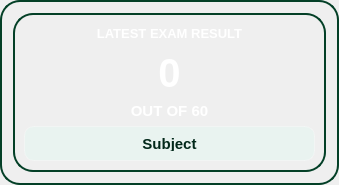
                    <widget class="QFrame" name="frame_41">
                     <property name="sizePolicy">
                      <sizepolicy hsizetype="Expanding" vsizetype="Fixed">
                       <horstretch>0</horstretch>
                       <verstretch>0</verstretch>
                      </sizepolicy>
                     </property>
                     <property name="minimumSize">
                      <size>
                       <width>250</width>
                       <height>120</height>
                      </size>
                     </property>
                     <property name="maximumSize">
                      <size>
                       <width>16777215</width>
                       <height>210</height>
                      </size>
                     </property>
                     <property name="styleSheet">
                      <string notr="true">QFrame {
    background: qlineargradient(
        spread:pad,
        x1:0, y1:0, x2:1, y2:1,
        stop:0 #055035,  /* Dark green */
        stop:1 #02281A   /* Even darker green */
    );
    
    border: 2px solid #044027; /* Slightly lighter green border */
    border-radius: 20px; /* Rounded corners */
}
</string>
                     </property>
                     <property name="frameShape">
                      <enum>QFrame::StyledPanel</enum>
                     </property>
                     <property name="frameShadow">
                      <enum>QFrame::Raised</enum>
                     </property>
                     <layout class="QGridLayout" name="gridLayout_16">
                      <item row="0" column="0">
                       <widget class="QFrame" name="frame_43">
                        <property name="sizePolicy">
                         <sizepolicy hsizetype="Preferred" vsizetype="Expanding">
                          <horstretch>0</horstretch>
                          <verstretch>0</verstretch>
                         </sizepolicy>
                        </property>
                        <property name="frameShape">
                         <enum>QFrame::StyledPanel</enum>
                        </property>
                        <property name="frameShadow">
                         <enum>QFrame::Raised</enum>
                        </property>
                        <layout class="QGridLayout" name="gridLayout_48">
                         <item row="0" column="0">
                          <layout class="QGridLayout" name="gridLayout_14">
                           <item row="0" column="2">
                            <spacer name="horizontalSpacer_7">
                             <property name="orientation">
                              <enum>Qt::Horizontal</enum>
                             </property>
                             <property name="sizeHint" stdset="0">
                              <size>
                               <width>40</width>
                               <height>20</height>
                              </size>
                             </property>
                            </spacer>
                           </item>
                           <item row="0" column="1">
                            <widget class="QLabel" name="label_59">
                             <property name="sizePolicy">
                              <sizepolicy hsizetype="Preferred" vsizetype="Fixed">
                               <horstretch>0</horstretch>
                               <verstretch>0</verstretch>
                              </sizepolicy>
                             </property>
                             <property name="minimumSize">
                              <size>
                               <width>211</width>
                               <height>0</height>
                              </size>
                             </property>
                             <property name="maximumSize">
                              <size>
                               <width>211</width>
                               <height>16777215</height>
                              </size>
                             </property>
                             <property name="styleSheet">
                              <string notr="true">QLabel {
    background: none;
    color: white; /* Darker shade of blue */
    font-size: 13px;
    font-weight: 900; /* Extra Bold */
    font-family: &quot;Poppins&quot;, &quot;Arial&quot;, &quot;Helvetica&quot;, sans-serif;
    border: none;
    text-align: center;
}</string>
                             </property>
                             <property name="text">
                              <string>LATEST EXAM RESULT</string>
                             </property>
                             <property name="alignment">
                              <set>Qt::AlignCenter</set>
                             </property>
                            </widget>
                           </item>
                           <item row="0" column="0">
                            <spacer name="horizontalSpacer_8">
                             <property name="orientation">
                              <enum>Qt::Horizontal</enum>
                             </property>
                             <property name="sizeHint" stdset="0">
                              <size>
                               <width>40</width>
                               <height>20</height>
                              </size>
                             </property>
                            </spacer>
                           </item>
                           <item row="1" column="1">
                            <layout class="QGridLayout" name="gridLayout_15">
                             <item row="1" column="0">
                              <widget class="QLabel" name="out_of">
                               <property name="sizePolicy">
                                <sizepolicy hsizetype="Preferred" vsizetype="Fixed">
                                 <horstretch>0</horstretch>
                                 <verstretch>0</verstretch>
                                </sizepolicy>
                               </property>
                               <property name="minimumSize">
                                <size>
                                 <width>211</width>
                                 <height>0</height>
                                </size>
                               </property>
                               <property name="maximumSize">
                                <size>
                                 <width>211</width>
                                 <height>16777215</height>
                                </size>
                               </property>
                               <property name="styleSheet">
                                <string notr="true">QLabel {
    background: none;
    color: white; /* Darker shade of blue */
    font-size: 15px;
    font-weight: 900; /* Extra Bold */
    font-family: &quot;Poppins&quot;, &quot;Arial&quot;, &quot;Helvetica&quot;, sans-serif;
    border: none;
    text-align: center;
}</string>
                               </property>
                               <property name="text">
                                <string>OUT OF 60</string>
                               </property>
                               <property name="alignment">
                                <set>Qt::AlignCenter</set>
                               </property>
                              </widget>
                             </item>
                             <item row="0" column="0">
                              <widget class="QLabel" name="latest_dashboard">
                               <property name="sizePolicy">
                                <sizepolicy hsizetype="Preferred" vsizetype="Fixed">
                                 <horstretch>0</horstretch>
                                 <verstretch>0</verstretch>
                                </sizepolicy>
                               </property>
                               <property name="minimumSize">
                                <size>
                                 <width>0</width>
                                 <height>0</height>
                                </size>
                               </property>
                               <property name="maximumSize">
                                <size>
                                 <width>211</width>
                                 <height>16777215</height>
                                </size>
                               </property>
                               <property name="styleSheet">
                                <string notr="true">QLabel {
    background: none;
    color: white; /* Darker shade of blue */
    font-size: 40px;
    font-weight: 900; /* Extra Bold */
    font-family: &quot;Poppins&quot;, &quot;Arial&quot;, &quot;Helvetica&quot;, sans-serif;
    border: none;
    text-align: center;
}</string>
                               </property>
                               <property name="text">
                                <string>0</string>
                               </property>
                               <property name="alignment">
                                <set>Qt::AlignCenter</set>
                               </property>
                              </widget>
                             </item>
                            </layout>
                           </item>
                          </layout>
                         </item>
                         <item row="1" column="0">
                          <widget class="QFrame" name="frame_64">
                           <property name="sizePolicy">
                            <sizepolicy hsizetype="Expanding" vsizetype="Fixed">
                             <horstretch>0</horstretch>
                             <verstretch>0</verstretch>
                            </sizepolicy>
                           </property>
                           <property name="minimumSize">
                            <size>
                             <width>100</width>
                             <height>30</height>
                            </size>
                           </property>
                           <property name="styleSheet">
                            <string notr="true">QFrame {
    background-color: #E9F3F0;
    border: 1px solid rgba(255, 255, 255, 0.3); /* Subtle border */
    border-radius: 10px;
    backdrop-filter: blur(15px); /* Blur effect */
}
</string>
                           </property>
                           <property name="frameShape">
                            <enum>QFrame::StyledPanel</enum>
                           </property>
                           <property name="frameShadow">
                            <enum>QFrame::Raised</enum>
                           </property>
                           <layout class="QGridLayout" name="gridLayout_65">
                            <item row="0" column="0" alignment="Qt::AlignHCenter|Qt::AlignVCenter">
                             <widget class="QLabel" name="subject_dashboard">
                              <property name="sizePolicy">
                               <sizepolicy hsizetype="Preferred" vsizetype="Fixed">
                                <horstretch>0</horstretch>
                                <verstretch>0</verstretch>
                               </sizepolicy>
                              </property>
                              <property name="minimumSize">
                               <size>
                                <width>0</width>
                                <height>15</height>
                               </size>
                              </property>
                              <property name="maximumSize">
                               <size>
                                <width>16777215</width>
                                <height>10</height>
                               </size>
                              </property>
                              <property name="font">
                               <font>
                                <pointsize>-1</pointsize>
                                <weight>99</weight>
                                <bold>true</bold>
                               </font>
                              </property>
                              <property name="styleSheet">
                               <string notr="true">QLabel {
    background: none;
    color: #02281A;
    font-size: 15px;
    font-weight: 900;
    border: none;
    text-align: center;
}</string>
                              </property>
                              <property name="text">
                               <string>Subject</string>
                              </property>
                              <property name="alignment">
                               <set>Qt::AlignCenter</set>
                              </property>
                             </widget>
                            </item>
                           </layout>
                          </widget>
                         </item>
                        </layout>
                       </widget>
                      </item>
                     </layout>
                    </widget>
